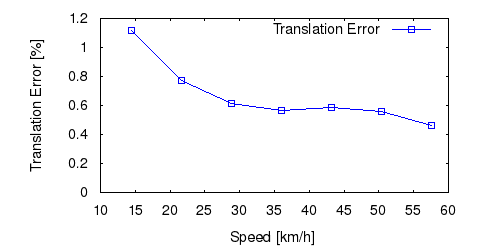

gnuplot code for this plot:
set term postscript eps enhanced color
set output "21_ts.eps"
set size ratio 0.5
set yrange [0:*]
set xlabel "Speed [km/h]"
set ylabel "Translation Error [%]"
plot "21_ts.txt" using ($1*3.6):($2*100) title 'Translation Error' lc rgb "#0000FF" pt 4 w linespoints
